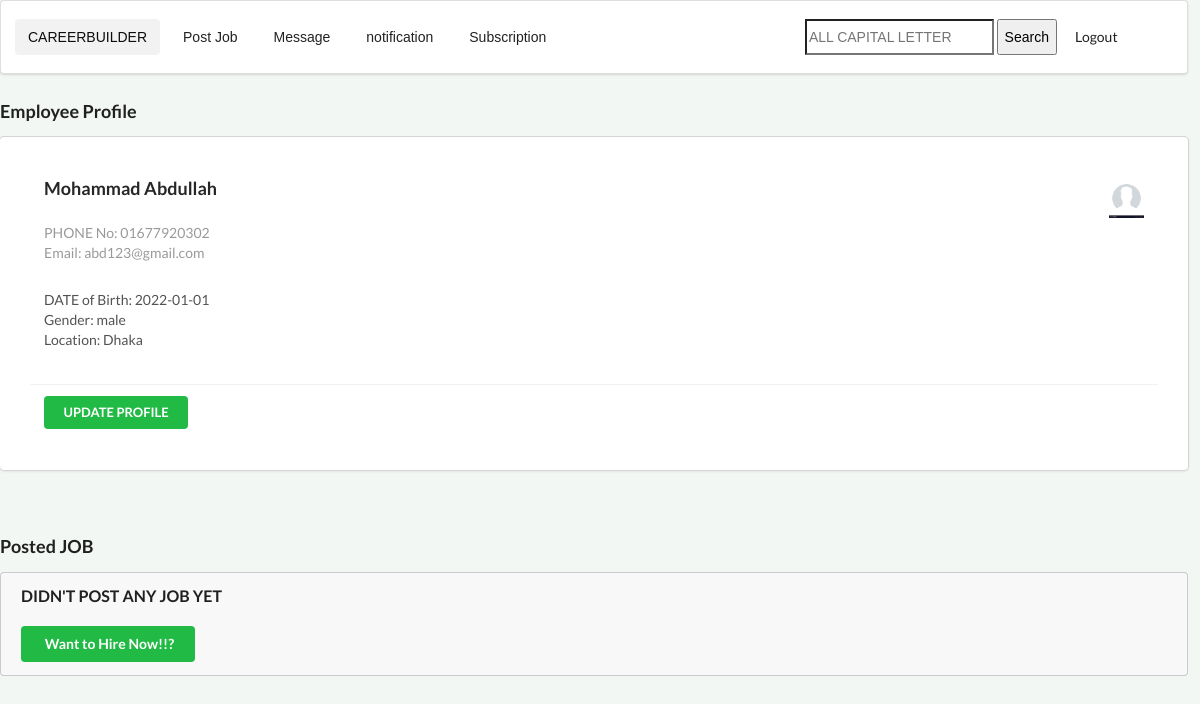
The app's page /recruiterpage.php (signed in) with its own data.
### tables this page shows
CREATE TABLE `user` (
  `username` varchar(100) NOT NULL,
  `password` int(11) NOT NULL,
  `name` varchar(100) NOT NULL,
  `location` varchar(100) NOT NULL,
  `gender` varchar(100) NOT NULL,
  `contact` varchar(11) NOT NULL,
  `usertype` varchar(100) NOT NULL,
  `dateofbirth` date NOT NULL
);

### recruiterpage.php (the view, shortened to what this page needs)
  <?php
if(
        isset($_SESSION['useremail'])
    &&  !empty($_SESSION['useremail'])
){
    $mail=$_SESSION['useremail'];
    ?>
    <!DOCTYPE html>
    <html>
        <head>
              <?php include "css.php"; ?>
        </head>
        <body>
          <div class="navbar">
              <div class="ui segment">
                  <div class="ui secondary  menu">
                      <input class="active item" type="button" value="CAREERBUILDER" onclick="homefn();">
                      <input class="item" type="button" value="Post Job" onclick="postjobfn();">
                      <input class="item" type="button" value="Message" onclick="messagefn();">
                      <input class="item" type="button" value="notification" onclick="notificationfn();">
                      <input class="item" type="button" value="Subscription" onclick="subscriebefn();">
                      <div class="right menu">
                          <div class="item">
                              <div class="ui icon input">
                                  <form action="cvsearchprocess.php" method="POST">
                                      <input type="text" name="pid" id="pid" Placeholder="ALL CAPITAL LETTER">
                                      <input type="submit" value="Search">
                                  </form>
                                  <input class="item" type="button" value="Logout" onclick="logoutfn();">
                              </div>
                          </div>
                      </div>
                  </div>
              </div>
          </div>
          <?php
                    $conn=new PDO('mysql:host=localhost:3306;dbname=careerbuilder;','root','');
                        $conn->setAttribute(PDO::ATTR_ERRMODE,PDO::ERRMODE_EXCEPTION);
             $sqlquerystring="SELECT * FROM recruiter WHERE username='$mail'";
            $returnobj=$conn->query($sqlquerystring);
            if($returnobj->rowCount()==0){
                ?>
 <div class="companyinfo">
        <h2>Please Enter Your Company Name to complete Your Profile</h2>
        <form action="updatecompanyinfo.php" method="POST">
           <div class="ui form">
  <div class="field">
    <label>Comapny Name</label>
    <input type="text" name="company" id="company" placeholder="All Capital Letter">
  </div>
  <button class="ui button" type="submit">Submit</button>
</div>
        </form>
    </div>
                 <?php
                }
    else{
          try{
              ?>
              <h3>Employee Profile</h2>
              <?php
                        $conn=new PDO('mysql:host=localhost:3306;dbname=careerbuilder;','root','');
                        $conn->setAttribute(PDO::ATTR_ERRMODE,PDO::ERRMODE_EXCEPTION);
                         $mail=$_SESSION['useremail'];
                        $sqlquerystring="SELECT * FROM user WHERE username='$mail'";
                        $returnobj=$conn->query($sqlquerystring);
                            $tabledata=$returnobj->fetchAll();
                            foreach($tabledata AS $row){
                                ?>
                                 <div class="ui cards">
  <div class="card" id="recprofile">
    <div class="content">
      <img class="right floated mini ui image" src="images/maleavatar.png">
      <div class="header">
        <?php echo $row['name']; ?> <br><br>
      </div>
      <div class="meta">
        PHONE No: <?php echo $row['contact']; ?> <br>
        Email: <?php echo $row['username']; ?> <br><br>
      </div>
      <div class="description">
        DATE of Birth: <?php echo $row['dateofbirth']; ?> <br>
            Gender: <?php echo $row['gender']; ?> <br>
            Location: <?php echo $row['location']; ?> <br><br>
      </div>
    </div>
     <div class="extra content">
    <button class="ui small green button" onclick="profileupdatefn();">UPDATE PROFILE</button>
  </div>
</div>
</div>
    <br><br>
                                <?php
                            }
                        }
                    catch (PDOException $ex){
                        ?>
                             catch No data found
                        <?php
                    }
                    ?>
            <h3>Posted JOB</h3>
            <table>
                <tbody>
             <?php
                     try{
                        $conn=new PDO('mysql:host=localhost:3306;dbname=careerbuilder;','root','');
                        $conn->setAttribute(PDO::ATTR_ERRMODE,PDO::ERRMODE_EXCEPTION);
                         $mail=$_SESSION['useremail'];
                        $sqlquerystring="SELECT * FROM jobs WHERE recruiter='$mail'";
                        $returnobj=$conn->query($sqlquerystring);
                        if($returnobj->rowCount()==0){
                             ?>
                                <tr>
                                    <div class="ui message">
                                        <div class="header">
                                            DIDN'T POST ANY JOB YET
                                        </div>
                                        <br>
                                        <input id="nodatafound" class="ui button green" type="button" value=" Want to Hire Now!!?" onclick="postjobfn();">
                                    </div>
                                </tr>
                            <?php
                        }
                        }
                    catch (PDOException $ex){
                        ?>
                             catch No data found
                        <?php
                    }
                    ?>
            </tbody>
            </table>
            <br> <br>
           <?php
    }
           ?>
        </body>
    </html>
    <?php
}
else{
    ?>
        <script>location.assign('login.php')</script>
    <?php
}
?>

### css.php (style rules this page uses)
body { background-color: rgb(243,247,243); width: 99%; }
#recprofile { width: 100%; padding: 30px; }
.right { float: right; }

### records on screen
user: name "Mohammad Abdullah", contact "01677920302", username "abd123@gmail.com", dateofbirth "2022-01-01", gender "male", location "Dhaka"
